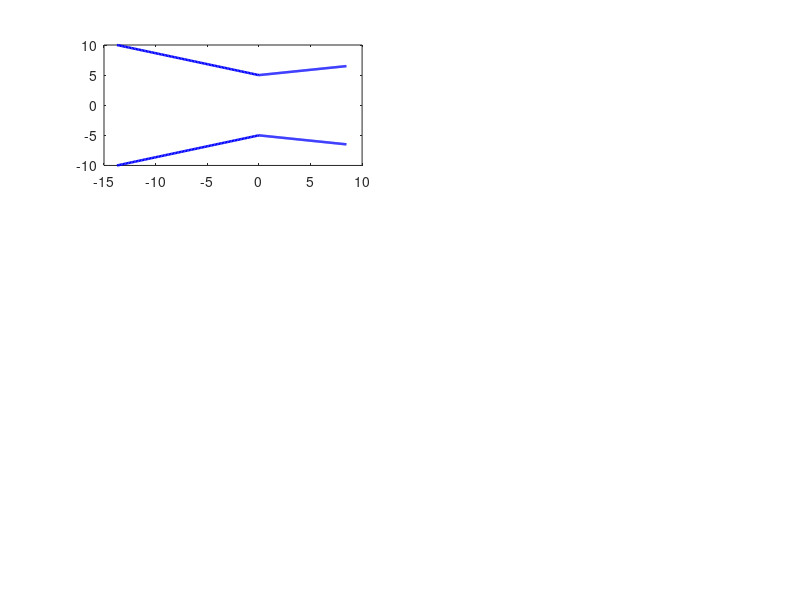

The MATLAB script that drew this image: (Note: this script raises an error after producing the figure.)
%% DE LAVAL NOZZLE DESIGN CALCULATOR

clear; clc; close all;

% Edit ONLY These Inputs 
gamma = 1.4;          % specific heat ratio
R = 287.05;          % gas constant for air [J/(kg*K)]
P0_psia = 100;        % inlet stagnation pressure
T0 = 300;            % inlet stagnation temperature [Kelvin]
Pa_psia = 14.7;      % back pressure 
Me = 2;            % exit Mach number 
Dt_mm = 10;          % throat diameter [mm]
Din_mm = 20;         % inlet diameter [mm] (should be bigger than the throat)
alpha_deg = 20;      % converging wall section[deg]
beta_deg = 10;       % diverging wall section [deg]
nCon = 100;          % samples in converging section
nDiv = 150;          % samples in diverging section
exportCSV = true;    % supposed to save contour points for CAD


assert(gamma>1 && R>0 && T0>0 && P0_psia>0 && Pa_psia>0, ...
    'Gas properties, temperature and absolute pressures must be positive.');
assert(Me>1, 'Use a target exit Mach number greater than 1.');
assert(Dt_mm>0 && Din_mm>Dt_mm, 'Inlet diameter must exceed throat diameter.');
assert(alpha_deg>0 && alpha_deg<90 && beta_deg>0 && beta_deg<90, ...
    'Wall half-angles must lie between 0 and 90 degrees.');
assert(nCon>=2 && nDiv>=2, 'At least two points per nozzle section are required.');
P0 = P0_psia*6894.757293;  
Pa = Pa_psia*6894.757293;  
Dt = Dt_mm/1000;           
Din = Din_mm/1000;        

%Throat and exit area
% A* = pi*Dt^2/4 (Throat area)
At = pi*Dt^2/4; 
% Ae/A* = (1/Me)*[(2/(gamma+1))*(1+(gamma-1)*Me^2/2)]^((gamma+1)/(2*(gamma-1))) 
areaMach = @(M) (1./M).*((2/(gamma+1)).* ...
    (1+(gamma-1).*M.^2/2)).^((gamma+1)/(2*(gamma-1)));
expansionRatio = areaMach(Me);  
Ae = At*expansionRatio;         

De = sqrt(4*Ae/pi);             

%wall geometry 
% L = (r_large-r_small)/tan(wall half-angle)
Lc = ((Din-Dt)/2)/tand(alpha_deg);  
Ld = ((De-Dt)/2)/tand(beta_deg);   
% Coordinate x=0 at throat; inlet at -Lc, exit at +Ld.
xCon = linspace(-Lc,0,nCon);
xDiv = linspace(0,Ld,nDiv);
rCon = Dt/2 + (-xCon)*tand(alpha_deg);
rDiv = Dt/2 + xDiv*tand(beta_deg);
x = [xCon xDiv(2:end)];         
r = [rCon rDiv(2:end)];           
A = pi*r.^2;                    
AR = A/At;                       

% area and mach equations along nozzle

M = ones(size(x));
for k = 1:numel(x)
    if abs(x(k))<1e-12
        M(k) = 1;
    elseif x(k)<0
        M(k) = fzero(@(m) areaMach(m)-AR(k), [1e-6,1]);
    else
        M(k) = fzero(@(m) areaMach(m)-AR(k), [1, max(3,Me+1)]);
    end
end

% isentropic P and T
% T/T0 = 1/[1+(gamma-1)*M^2/2]
T = T0./(1+(gamma-1).*M.^2/2);       
% P/P0 = [1+(gamma-1)*M^2/2]^(-gamma/(gamma-1))
P = P0.*(1+(gamma-1).*M.^2/2).^(-gamma/(gamma-1));

% ideal gas law, speed of sound and velocity
% rho = P/(R*T)
rho = P./(R.*T);                       
% a = sqrt(gamma*R*T); V = M*a
a = sqrt(gamma*R.*T);                  
V = M.*a;                              

%Mass flow rate at choked throat section
% mdot = rho*A*V, evaluated at the throat (M=1).
Tt = T0/(1+(gamma-1)/2);               
Pt = P0*(1+(gamma-1)/2)^(-gamma/(gamma-1)); 
rhot = Pt/(R*Tt);                     
Vt = sqrt(gamma*R*Tt);                 
mdot = rhot*At*Vt;                      
mdotProfile = rho.*A.*V;             

Pe = P(end);                           
pressureMismatch = (Pe-Pa)/Pa;
criticalRatio = (2/(gamma+1))^(gamma/(gamma-1)); 

Fideal = mdot*V(end)+(Pe-Pa)*Ae;       

% Results Section
fprintf('\n=== DE LAVAL NOZZLE: IDEAL DESIGN ===\n');
fprintf('Inlet diameter         : %.3f mm\n',Din*1000);
fprintf('Throat diameter        : %.3f mm\n',Dt*1000);
fprintf('Exit diameter          : %.3f mm\n',De*1000);
fprintf('Throat area            : %.4f mm^2\n',At*1e6);
fprintf('Exit area              : %.4f mm^2\n',Ae*1e6);
fprintf('Area ratio Ae/At       : %.5f\n',expansionRatio);
fprintf('Converging length      : %.3f mm\n',Lc*1000);
fprintf('Diverging length       : %.3f mm\n',Ld*1000);
fprintf('Total length           : %.3f mm\n',(Lc+Ld)*1000);
fprintf('Exit Mach              : %.4f\n',M(end));
fprintf('Exit static pressure   : %.3f psia\n',Pe/6894.757293);
fprintf('Ambient pressure       : %.3f psia\n',Pa_psia);
fprintf('Exit static temperature: %.2f K\n',T(end));
fprintf('Exit speed             : %.2f m/s\n',V(end));
fprintf('Mass flow rate         : %.5f kg/s\n',mdot);
fprintf('Ideal thrust estimate  : %.3f N\n',Fideal);
fprintf('Continuity max error   : %.5f %%\n', ...
    100*max(abs(mdotProfile-mdot))/mdot);
fprintf('Choked throat P*/P0    : %.4f\n',criticalRatio);
if abs(pressureMismatch)<0.02
    fprintf('BACK PRESSURE: close to ideal adapted exit (within 2%%).\n');
elseif Pe>Pa
    fprintf('BACK PRESSURE: underexpanded ideal exit (Pe > Pa).\n');
    %fprintf('External expansion may occur; actual flow not solved.\n');
else
    fprintf('BACK PRESSURE: overexpanded ideal exit (Pe < Pa).\n');
    %fprintf('Shocks/separation may occur; actual flow not solved.\n');
end

%% 12. PLOTS: NOZZLE GEOMETRY AND FLOW PROPERTIES
figure('Name','De Laval Nozzle Calculator','Color','w');
subplot(3,2,1)
plot(x*1000,r*1000,'b','LineWidth',1.8); hold on
plot(x*1000,-r*1000,'b','LineWidth',1.8); xline(0,'--k');
axis equal; grid on; xlabel('Axial position (mm)'); ylabel('Radius (mm)');
title('Internal nozzle contour');
subplot(3,2,2)
plot(x*1000,M,'LineWidth',1.8); xline(0,'--k'); yline(1,':k');
grid on; xlabel('Axial position (mm)'); ylabel('Mach number'); title('Mach number');
subplot(3,2,3)
plot(x*1000,P/6894.757293,'LineWidth',1.8); xline(0,'--k');
grid on; xlabel('Axial position (mm)'); ylabel('Static pressure (psia)'); title('Pressure');
subplot(3,2,4)
plot(x*1000,T,'LineWidth',1.8); xline(0,'--k');
grid on; xlabel('Axial position (mm)'); ylabel('Static temperature (K)'); title('Temperature');
subplot(3,2,5)
plot(x*1000,V,'LineWidth',1.8); xline(0,'--k');
grid on; xlabel('Axial position (mm)'); ylabel('Velocity (m/s)'); title('Velocity');
subplot(3,2,6)
plot(x*1000,rho,'LineWidth',1.8); xline(0,'--k');
grid on; xlabel('Axial position (mm)'); ylabel('Density (kg/m^3)'); title('Density');

% .csv file export 

if exportCSV
    results = table(x(:)*1000,r(:)*1000,A(:)*1e6,M(:), ...
        P(:)/6894.757293,T(:),V(:),rho(:), ...
        'VariableNames',{'x_mm','radius_mm','area_mm2','Mach', ...
        'pressure_psia','temperature_K','velocity_mps','density_kgm3'});
    writetable(results,'DeLaval_Nozzle_Results.csv');
    fprintf('Exported: DeLaval_Nozzle_Results.csv\n');
end
